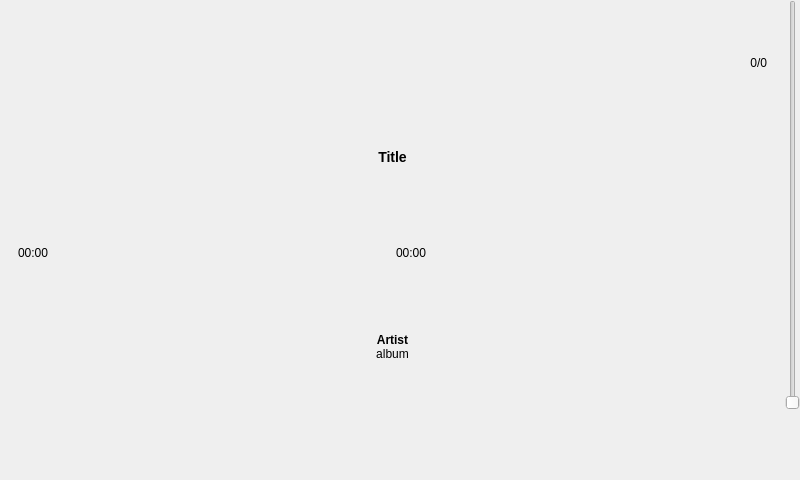
<?xml version="1.0" encoding="UTF-8"?>
<ui version="4.0">
 <class>PlayerForm</class>
 <widget class="QWidget" name="PlayerForm">
  <property name="geometry">
   <rect>
    <x>0</x>
    <y>0</y>
    <width>800</width>
    <height>480</height>
   </rect>
  </property>
  <property name="windowTitle">
   <string>Form</string>
  </property>
  <layout class="QGridLayout" name="gridLayout_2">
   <property name="margin">
    <number>0</number>
   </property>
   <property name="spacing">
    <number>0</number>
   </property>
   <item row="0" column="0">
    <layout class="QHBoxLayout" name="horizontalLayout_3">
     <property name="spacing">
      <number>0</number>
     </property>
     <item>
      <widget class="QStackedWidget" name="stackedWidget">
       <property name="currentIndex">
        <number>1</number>
       </property>
       <widget class="QWidget" name="page">
        <layout class="QVBoxLayout" name="verticalLayout_4">
         <property name="spacing">
          <number>0</number>
         </property>
         <property name="margin">
          <number>0</number>
         </property>
         <item>
          <widget class="QListView" name="playlistView">
           <property name="contextMenuPolicy">
            <enum>Qt::CustomContextMenu</enum>
           </property>
           <property name="editTriggers">
            <set>QAbstractItemView::NoEditTriggers</set>
           </property>
           <property name="textElideMode">
            <enum>Qt::ElideLeft</enum>
           </property>
           <property name="uniformItemSizes">
            <bool>true</bool>
           </property>
           <property name="wordWrap">
            <bool>true</bool>
           </property>
          </widget>
         </item>
        </layout>
       </widget>
       <widget class="QWidget" name="page_2">
        <layout class="QGridLayout" name="gridLayout">
         <item row="0" column="0">
          <widget class="QWidget" name="widget" native="true">
           <layout class="QVBoxLayout" name="verticalLayout_2">
            <item>
             <layout class="QHBoxLayout" name="horizontalLayout_5">
              <item>
               <spacer name="horizontalSpacer_2">
                <property name="orientation">
                 <enum>Qt::Horizontal</enum>
                </property>
                <property name="sizeHint" stdset="0">
                 <size>
                  <width>40</width>
                  <height>20</height>
                 </size>
                </property>
               </spacer>
              </item>
              <item>
               <widget class="QLabel" name="countLabel">
                <property name="text">
                 <string>0/0</string>
                </property>
                <property name="alignment">
                 <set>Qt::AlignRight|Qt::AlignTrailing|Qt::AlignVCenter</set>
                </property>
               </widget>
              </item>
             </layout>
            </item>
            <item>
             <widget class="QLabel" name="titleLabel">
              <property name="text">
               <string>&lt;h3&gt;Title&lt;/h3&gt;</string>
              </property>
              <property name="alignment">
               <set>Qt::AlignCenter</set>
              </property>
             </widget>
            </item>
            <item>
             <layout class="QHBoxLayout" name="progressLayout">
              <item>
               <widget class="QLabel" name="doneTimeLabel">
                <property name="text">
                 <string>00:00</string>
                </property>
               </widget>
              </item>
              <item>
               <widget class="QLabel" name="allTimeLabel">
                <property name="text">
                 <string>00:00</string>
                </property>
               </widget>
              </item>
             </layout>
            </item>
            <item>
             <widget class="QLabel" name="artistAlbumLabel">
              <property name="text">
               <string>&lt;b&gt;Artist&lt;/b&gt;&lt;br/&gt;album</string>
              </property>
              <property name="alignment">
               <set>Qt::AlignCenter</set>
              </property>
             </widget>
            </item>
           </layout>
          </widget>
         </item>
        </layout>
       </widget>
      </widget>
     </item>
     <item>
      <layout class="QHBoxLayout" name="volumeLayout">
       <item>
        <widget class="QSlider" name="volumeSlider">
         <property name="orientation">
          <enum>Qt::Vertical</enum>
         </property>
         <property name="invertedAppearance">
          <bool>false</bool>
         </property>
         <property name="invertedControls">
          <bool>false</bool>
         </property>
        </widget>
       </item>
      </layout>
     </item>
    </layout>
   </item>
   <item row="1" column="0">
    <layout class="QHBoxLayout" name="horizontalLayout">
     <property name="spacing">
      <number>0</number>
     </property>
     <item>
      <widget class="QPushButton" name="libraryButton">
       <property name="sizePolicy">
        <sizepolicy hsizetype="Fixed" vsizetype="Fixed">
         <horstretch>0</horstretch>
         <verstretch>0</verstretch>
        </sizepolicy>
       </property>
       <property name="minimumSize">
        <size>
         <width>70</width>
         <height>70</height>
        </size>
       </property>
       <property name="maximumSize">
        <size>
         <width>70</width>
         <height>70</height>
        </size>
       </property>
       <property name="text">
        <string/>
       </property>
       <property name="icon">
        <iconset resource="../../resources/resources.qrc">
         <normaloff>:/icons/white/library.png</normaloff>:/icons/white/library.png</iconset>
       </property>
       <property name="flat">
        <bool>true</bool>
       </property>
      </widget>
     </item>
     <item>
      <spacer name="horizontalSpacer">
       <property name="orientation">
        <enum>Qt::Horizontal</enum>
       </property>
       <property name="sizeHint" stdset="0">
        <size>
         <width>40</width>
         <height>20</height>
        </size>
       </property>
      </spacer>
     </item>
     <item>
      <widget class="QPushButton" name="viewButton">
       <property name="sizePolicy">
        <sizepolicy hsizetype="Fixed" vsizetype="Fixed">
         <horstretch>0</horstretch>
         <verstretch>0</verstretch>
        </sizepolicy>
       </property>
       <property name="minimumSize">
        <size>
         <width>70</width>
         <height>70</height>
        </size>
       </property>
       <property name="maximumSize">
        <size>
         <width>70</width>
         <height>70</height>
        </size>
       </property>
       <property name="text">
        <string/>
       </property>
       <property name="icon">
        <iconset resource="../../resources/resources.qrc">
         <normaloff>:/icons/white/playlist.png</normaloff>:/icons/white/playlist.png</iconset>
       </property>
       <property name="checkable">
        <bool>false</bool>
       </property>
       <property name="flat">
        <bool>true</bool>
       </property>
      </widget>
     </item>
     <item>
      <spacer name="horizontalSpacer_3">
       <property name="orientation">
        <enum>Qt::Horizontal</enum>
       </property>
       <property name="sizeHint" stdset="0">
        <size>
         <width>40</width>
         <height>20</height>
        </size>
       </property>
      </spacer>
     </item>
     <item>
      <widget class="QPushButton" name="randomButton">
       <property name="sizePolicy">
        <sizepolicy hsizetype="Fixed" vsizetype="Fixed">
         <horstretch>0</horstretch>
         <verstretch>0</verstretch>
        </sizepolicy>
       </property>
       <property name="minimumSize">
        <size>
         <width>70</width>
         <height>70</height>
        </size>
       </property>
       <property name="maximumSize">
        <size>
         <width>70</width>
         <height>70</height>
        </size>
       </property>
       <property name="text">
        <string/>
       </property>
       <property name="icon">
        <iconset resource="../../resources/resources.qrc">
         <normaloff>:/icons/white/random_inactive.png</normaloff>:/icons/white/random_inactive.png</iconset>
       </property>
       <property name="iconSize">
        <size>
         <width>48</width>
         <height>48</height>
        </size>
       </property>
       <property name="checkable">
        <bool>false</bool>
       </property>
       <property name="flat">
        <bool>true</bool>
       </property>
      </widget>
     </item>
     <item>
      <widget class="QPushButton" name="repeatButton">
       <property name="sizePolicy">
        <sizepolicy hsizetype="Fixed" vsizetype="Fixed">
         <horstretch>0</horstretch>
         <verstretch>0</verstretch>
        </sizepolicy>
       </property>
       <property name="minimumSize">
        <size>
         <width>70</width>
         <height>70</height>
        </size>
       </property>
       <property name="maximumSize">
        <size>
         <width>70</width>
         <height>70</height>
        </size>
       </property>
       <property name="text">
        <string/>
       </property>
       <property name="icon">
        <iconset resource="../../resources/resources.qrc">
         <normaloff>:/icons/white/repeat_inactive.png</normaloff>:/icons/white/repeat_inactive.png</iconset>
       </property>
       <property name="iconSize">
        <size>
         <width>48</width>
         <height>58</height>
        </size>
       </property>
       <property name="checkable">
        <bool>false</bool>
       </property>
       <property name="flat">
        <bool>true</bool>
       </property>
      </widget>
     </item>
     <item>
      <spacer name="horizontalSpacer_4">
       <property name="orientation">
        <enum>Qt::Horizontal</enum>
       </property>
       <property name="sizeHint" stdset="0">
        <size>
         <width>40</width>
         <height>20</height>
        </size>
       </property>
      </spacer>
     </item>
     <item>
      <widget class="QPushButton" name="prevButton">
       <property name="sizePolicy">
        <sizepolicy hsizetype="Fixed" vsizetype="Fixed">
         <horstretch>0</horstretch>
         <verstretch>0</verstretch>
        </sizepolicy>
       </property>
       <property name="minimumSize">
        <size>
         <width>70</width>
         <height>70</height>
        </size>
       </property>
       <property name="maximumSize">
        <size>
         <width>70</width>
         <height>70</height>
        </size>
       </property>
       <property name="text">
        <string/>
       </property>
       <property name="icon">
        <iconset resource="../../resources/resources.qrc">
         <normaloff>:/icons/white/prev.png</normaloff>:/icons/white/prev.png</iconset>
       </property>
       <property name="flat">
        <bool>true</bool>
       </property>
      </widget>
     </item>
     <item>
      <widget class="QPushButton" name="playpauseButton">
       <property name="sizePolicy">
        <sizepolicy hsizetype="Fixed" vsizetype="Fixed">
         <horstretch>0</horstretch>
         <verstretch>0</verstretch>
        </sizepolicy>
       </property>
       <property name="minimumSize">
        <size>
         <width>70</width>
         <height>70</height>
        </size>
       </property>
       <property name="maximumSize">
        <size>
         <width>70</width>
         <height>70</height>
        </size>
       </property>
       <property name="text">
        <string/>
       </property>
       <property name="icon">
        <iconset resource="../../resources/resources.qrc">
         <normaloff>:/icons/white/play.png</normaloff>:/icons/white/play.png</iconset>
       </property>
       <property name="flat">
        <bool>true</bool>
       </property>
      </widget>
     </item>
     <item>
      <widget class="QPushButton" name="stopButton">
       <property name="sizePolicy">
        <sizepolicy hsizetype="Fixed" vsizetype="Fixed">
         <horstretch>0</horstretch>
         <verstretch>0</verstretch>
        </sizepolicy>
       </property>
       <property name="minimumSize">
        <size>
         <width>70</width>
         <height>70</height>
        </size>
       </property>
       <property name="maximumSize">
        <size>
         <width>70</width>
         <height>70</height>
        </size>
       </property>
       <property name="text">
        <string/>
       </property>
       <property name="icon">
        <iconset resource="../../resources/resources.qrc">
         <normaloff>:/icons/white/stop.png</normaloff>:/icons/white/stop.png</iconset>
       </property>
       <property name="flat">
        <bool>true</bool>
       </property>
      </widget>
     </item>
     <item>
      <widget class="QPushButton" name="nextButton">
       <property name="sizePolicy">
        <sizepolicy hsizetype="Fixed" vsizetype="Fixed">
         <horstretch>0</horstretch>
         <verstretch>0</verstretch>
        </sizepolicy>
       </property>
       <property name="minimumSize">
        <size>
         <width>70</width>
         <height>70</height>
        </size>
       </property>
       <property name="maximumSize">
        <size>
         <width>70</width>
         <height>70</height>
        </size>
       </property>
       <property name="text">
        <string/>
       </property>
       <property name="icon">
        <iconset resource="../../resources/resources.qrc">
         <normaloff>:/icons/white/next.png</normaloff>:/icons/white/next.png</iconset>
       </property>
       <property name="flat">
        <bool>true</bool>
       </property>
      </widget>
     </item>
     <item>
      <spacer name="horizontalSpacer_5">
       <property name="orientation">
        <enum>Qt::Horizontal</enum>
       </property>
       <property name="sizeHint" stdset="0">
        <size>
         <width>40</width>
         <height>20</height>
        </size>
       </property>
      </spacer>
     </item>
     <item>
      <widget class="QPushButton" name="volumeButton">
       <property name="sizePolicy">
        <sizepolicy hsizetype="Fixed" vsizetype="Fixed">
         <horstretch>0</horstretch>
         <verstretch>0</verstretch>
        </sizepolicy>
       </property>
       <property name="minimumSize">
        <size>
         <width>70</width>
         <height>70</height>
        </size>
       </property>
       <property name="text">
        <string/>
       </property>
       <property name="icon">
        <iconset resource="../../resources/resources.qrc">
         <normaloff>:/icons/white/volume.png</normaloff>:/icons/white/volume.png</iconset>
       </property>
       <property name="flat">
        <bool>true</bool>
       </property>
      </widget>
     </item>
    </layout>
   </item>
  </layout>
 </widget>
 <resources>
  <include location="../../resources/resources.qrc"/>
 </resources>
 <connections/>
</ui>
